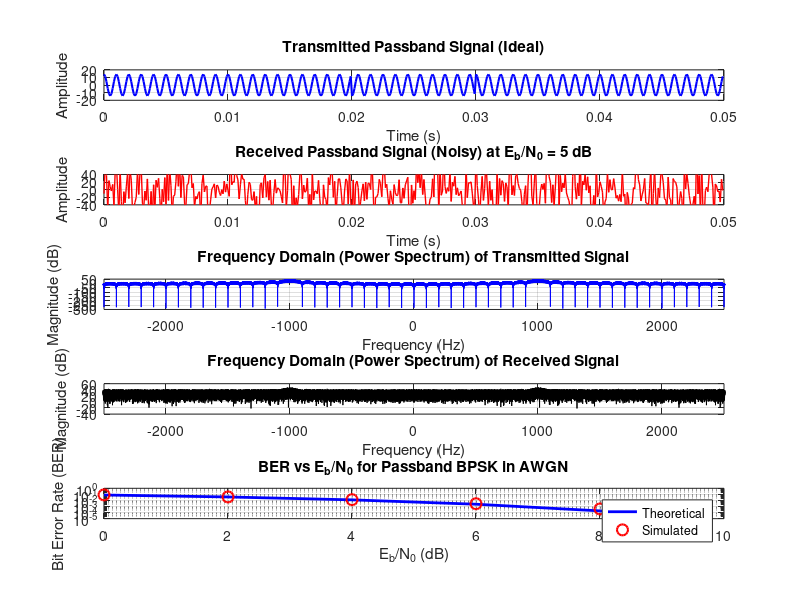

Here is the MATLAB script that generated this plot:
% Passband BPSK Simulation in AWGN with Tx & Rx Spectra
clc; clear; close all;

%% Parameters
N = 10^4;             % Number of bits
EbN0_dB = 0:2:10;     % Eb/N0 range in dB
EbN0_lin = 10.^(EbN0_dB/10); 

% Passband parameters
fc = 1000;            % Carrier frequency (Hz)
fs = 10000;           % Sampling frequency (Hz)
Tb = 0.01;            % Bit duration (seconds)
t = 0:1/fs:Tb-1/fs;   % Time vector for one bit
samples_per_bit = length(t);
carrier = sqrt(2/Tb) * cos(2*pi*fc*t); 

% Generate random binary data
data = randi([0 1], 1, N);

%% Modulation
tx_passband = zeros(1, N * samples_per_bit);
for i = 1:N
    if data(i) == 1
        tx_passband((i-1)*samples_per_bit + 1 : i*samples_per_bit) = carrier;
    else
        tx_passband((i-1)*samples_per_bit + 1 : i*samples_per_bit) = -carrier;
    end
end

%% BER Calculation Loop
ber_sim = zeros(1, length(EbN0_dB));
for idx = 1:length(EbN0_dB)
    N0 = 1 / EbN0_lin(idx);
    noise_sigma = sqrt(N0 * fs / 2); 
    
    % Add AWGN
    noise = noise_sigma * randn(1, length(tx_passband));
    rx_passband = tx_passband + noise;
    
    % Coherent Demodulation
    rx_data = zeros(1, N);
    for i = 1:N
        rx_bit_period = rx_passband((i-1)*samples_per_bit + 1 : i*samples_per_bit);
        correlator_output = sum(rx_bit_period .* carrier) * (1/fs);
        rx_data(i) = correlator_output > 0;
    end
    
    % Calculate Errors
    ber_sim(idx) = sum(data ~= rx_data) / N;
end

%% Theoretical BER for BPSK
ber_theory = 0.5 * erfc(sqrt(EbN0_lin));

%% Visualization: Time and Frequency Domains (at Eb/N0 = 5 dB)
plot_EbN0 = 5;
plot_N0 = 1 / 10^(plot_EbN0/10);
plot_sigma = sqrt(plot_N0 * fs / 2);
rx_plot_passband = tx_passband + plot_sigma * randn(1, length(tx_passband));

figure('Name', 'Passband BPSK Analysis', 'NumberTitle', 'off', 'Position', [150 50 1000 1000]);

% 1. Transmitted Time Domain Plot
subplot(5,1,1);
time_axis = (0:(5*samples_per_bit - 1)) / fs;
plot(time_axis, tx_passband(1:5*samples_per_bit), 'b', 'LineWidth', 1.5);
title('Transmitted Passband Signal (Ideal)');
xlabel('Time (s)'); ylabel('Amplitude');
grid on; ylim([-20 20]);

% 2. Received Time Domain Plot
subplot(5,1,2);
plot(time_axis, rx_plot_passband(1:5*samples_per_bit), 'r', 'LineWidth', 1);
title(['Received Passband Signal (Noisy) at E_b/N_0 = ' num2str(plot_EbN0) ' dB']);
xlabel('Time (s)'); ylabel('Amplitude');
grid on; ylim([-40 40]);

% 3. Transmitted Frequency Domain (FFT)
subplot(5,1,3);
L = length(tx_passband);
tx_fft_passband = fftshift(fft(tx_passband));
f_axis_passband = fs/2 * linspace(-1, 1, L);
plot(f_axis_passband, 10*log10(abs(tx_fft_passband).^2/L), 'b');
title('Frequency Domain (Power Spectrum) of Transmitted Signal');
xlabel('Frequency (Hz)'); ylabel('Magnitude (dB)');
xlim([-2500 2500]); 
grid on;

% 4. Received Frequency Domain (FFT)
subplot(5,1,4);
rx_fft_passband = fftshift(fft(rx_plot_passband));
plot(f_axis_passband, 10*log10(abs(rx_fft_passband).^2/L), 'k');
title('Frequency Domain (Power Spectrum) of Received Signal');
xlabel('Frequency (Hz)'); ylabel('Magnitude (dB)');
xlim([-2500 2500]); 
grid on;

% 5. BER Plot
subplot(5,1,5);
semilogy(EbN0_dB, ber_theory, 'b-', 'LineWidth', 2); hold on;
semilogy(EbN0_dB, ber_sim, 'ro', 'MarkerSize', 8, 'LineWidth', 1.5);
title('BER vs E_b/N_0 for Passband BPSK in AWGN');
xlabel('E_b/N_0 (dB)'); ylabel('Bit Error Rate (BER)');
legend('Theoretical', 'Simulated');
grid on; axis([0 10 1e-5 1]);
